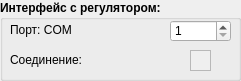
   <widget class="QGroupBox" name="group_3">
    <property name="geometry">
     <rect>
      <x>10</x>
      <y>330</y>
      <width>241</width>
      <height>81</height>
     </rect>
    </property>
    <property name="font">
     <font>
      <weight>75</weight>
      <bold>true</bold>
     </font>
    </property>
    <property name="title">
     <string>Интерфейс с регулятором:</string>
    </property>
    <widget class="QLabel" name="mii_label_0">
     <property name="geometry">
      <rect>
       <x>10</x>
       <y>50</y>
       <width>81</width>
       <height>20</height>
      </rect>
     </property>
     <property name="font">
      <font>
       <weight>50</weight>
       <bold>false</bold>
      </font>
     </property>
     <property name="text">
      <string>Соединение:</string>
     </property>
     <property name="wordWrap">
      <bool>false</bool>
     </property>
    </widget>
    <widget class="QLabel" name="mii_label_3">
     <property name="geometry">
      <rect>
       <x>10</x>
       <y>20</y>
       <width>61</width>
       <height>20</height>
      </rect>
     </property>
     <property name="font">
      <font>
       <weight>50</weight>
       <bold>false</bold>
      </font>
     </property>
     <property name="text">
      <string>Порт: COM</string>
     </property>
     <property name="wordWrap">
      <bool>false</bool>
     </property>
    </widget>
    <widget class="QSpinBox" name="rs232_ch">
     <property name="geometry">
      <rect>
       <x>170</x>
       <y>20</y>
       <width>61</width>
       <height>22</height>
      </rect>
     </property>
     <property name="font">
      <font>
       <weight>50</weight>
       <bold>false</bold>
      </font>
     </property>
     <property name="minimum">
      <number>1</number>
     </property>
     <property name="maximum">
      <number>2</number>
     </property>
    </widget>
    <widget class="QFrame" name="led_rs232">
     <property name="geometry">
      <rect>
       <x>190</x>
       <y>50</y>
       <width>21</width>
       <height>21</height>
      </rect>
     </property>
     <property name="font">
      <font>
       <weight>50</weight>
       <bold>false</bold>
      </font>
     </property>
     <property name="autoFillBackground">
      <bool>true</bool>
     </property>
     <property name="frameShape">
      <enum>QFrame::StyledPanel</enum>
     </property>
     <property name="frameShadow">
      <enum>QFrame::Raised</enum>
     </property>
    </widget>
   </widget>
